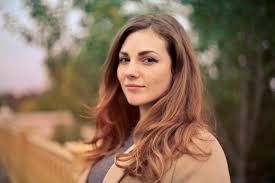
#> input picture 2025-06-27/woman.jpg, 275 x 183 px, given in place of obrazek.jpg, which was not available
$ python cheatsheet_openCV.py
#> lines starting #> are read from the running program, lines starting #| are printed output that depends on the picture; pictures that were not available may be replaced by others from this repository, and a replacement may not be noted
# Import knihovny
import cv2

# Načítání a ukládání obrázků
img = cv2.imread("obrazek.jpg")              # načte obrázek (v barvách BGR)
#> img is the input picture: shape (183, 275, 3); mean B, G, R 86, 107.6, 133.8
cv2.imwrite("vystup.jpg", img)               # uloží obrázek do souboru

# Zobrazení obrázku v okně
cv2.imshow("Okno", img)                      # zobrazí obrázek v okně
cv2.waitKey(0)                               # čeká na stisk klávesy
cv2.destroyAllWindows()                      # zavře všechna okna

# Změna velikosti / škálování
resized = cv2.resize(img, (640, 480))        # změní velikost na přesné rozměry
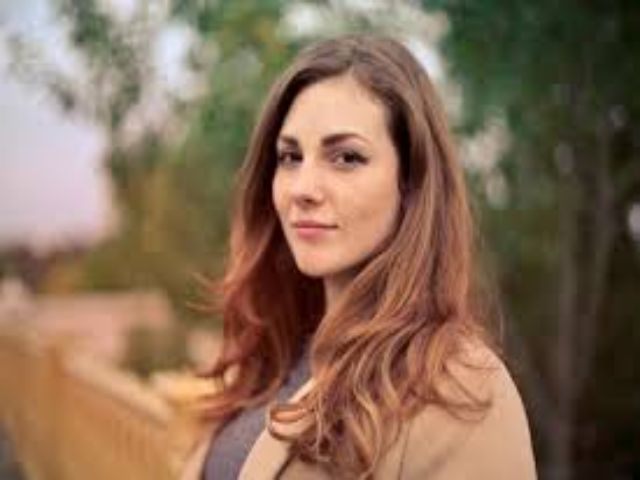
#> resized: shape (480, 640, 3); mean B, G, R 85.9, 107.4, 133.7
resized = cv2.resize(img, (0, 0), fx=0.5, fy=0.5)  # změna velikosti podle poměru
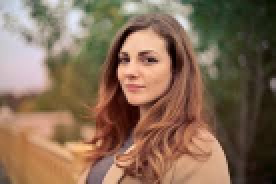
#> resized: shape (92, 138, 3) (shown 2 times larger); mean B, G, R 85.9, 107.4, 133.7

# Ořez obrázku (crop)
cropped = img[100:400, 200:500]              # ořez na oblast [y1:y2, x1:x2]
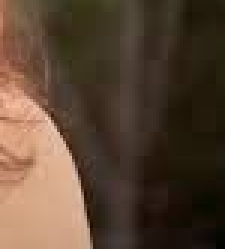
#> cropped: shape (83, 75, 3) (shown 3 times larger); mean B, G, R 51.1, 68.1, 88.6

# Převod barev
gray = cv2.cvtColor(img, cv2.COLOR_BGR2GRAY)       # převod na černobílý (grayscale)
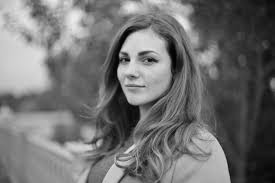
#> gray: shape (183, 275); min 2, max 237, mean 113
rgb = cv2.cvtColor(img, cv2.COLOR_BGR2RGB)         # převod na RGB (např. pro matplotlib)

# Filtry a úpravy
blurred = cv2.GaussianBlur(img, (5, 5), 0)         # rozmazání
edges = cv2.Canny(img, 100, 200)                   # detekce hran (Canny edge)
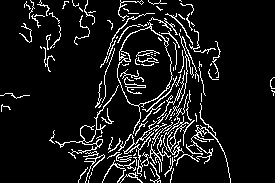
#> edges: shape (183, 275); 9.3% white in thin lines or dots

# Kreslení na obrázek
#> (the run stopped early here; a loop or call above may not have finished)
